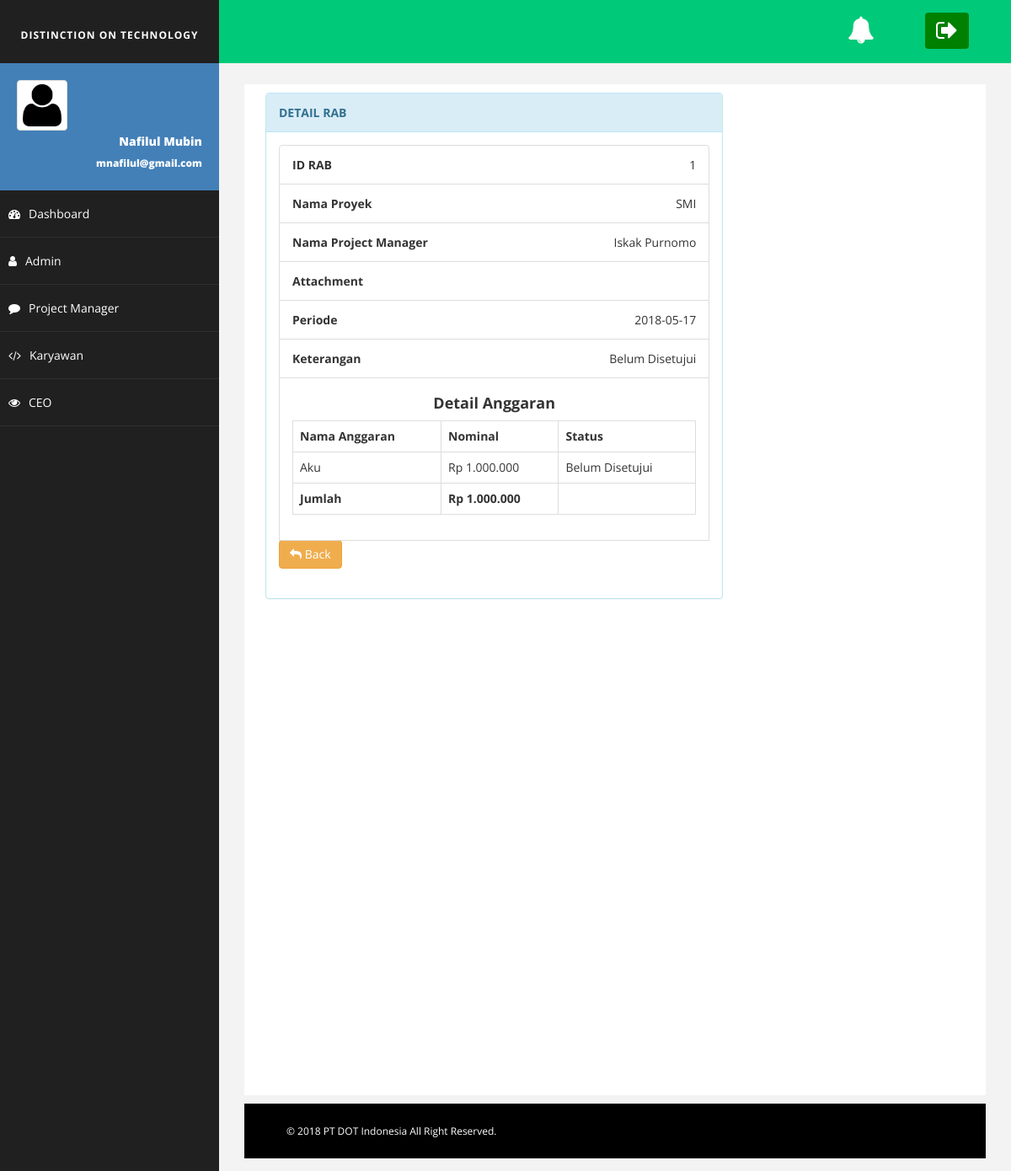
The page /?page=rab_detail&id=1 on the database its author committed.
### tables this page shows
CREATE TABLE `rab` (
  `id_rab` int(20) NOT NULL,
  `id_proyek` varchar(5) NOT NULL,
  `id_karyawan` varchar(20) NOT NULL,
  `attachment` varchar(250) NOT NULL,
  `jumlah_pengajuan` int(20) NOT NULL,
  `jumlah_disetujui` int(20) NOT NULL,
  `periode` date NOT NULL,
  `keterangan` varchar(50) NOT NULL
);

CREATE TABLE `proyek` (
  `id_proyek` varchar(5) NOT NULL,
  `nama_proyek` varchar(50) NOT NULL,
  `id_karyawan` varchar(20) NOT NULL
);

CREATE TABLE `karyawan` (
  `id_karyawan` varchar(20) NOT NULL,
  `nama_karyawan` varchar(50) NOT NULL,
  `tempat_lahir` varchar(20) NOT NULL,
  `tanggal_lahir` date NOT NULL,
  `jenis_kelamin` enum('Laki-laki','Perempuan') NOT NULL,
  `no_hp` varchar(20) NOT NULL,
  `alamat` varchar(100) NOT NULL,
  `email` varchar(50) NOT NULL,
  `id_jabatan` varchar(20) NOT NULL,
  `id_tunjangan` varchar(20) NOT NULL,
  `pendidikan` varchar(20) NOT NULL,
  `tanggal_mulai_kerja` date NOT NULL,
  `status_menikah` enum('Menikah','Belum Menikah') NOT NULL,
  `username` varchar(20) NOT NULL,
  `password` varchar(255) NOT NULL,
  `id_role` varchar(20) NOT NULL,
  `created_at` datetime NOT NULL
);

CREATE TABLE `rab_detail` (
  `id_det` int(20) NOT NULL,
  `id_rab` int(20) NOT NULL,
  `nama_anggaran` varchar(50) NOT NULL,
  `nominal` int(20) NOT NULL,
  `status` varchar(25) NOT NULL,
  `catatan` text,
  `keterangan` varchar(25) DEFAULT NULL
);

### index.php (called while the page is built, shortened)
<?php
include 'header.php';
include 'content.php';
include 'footer.php';
?>

### View/rab_detail.php (the view, shortened to what this page needs)
<?php
$id_rab = $_GET['id'];
$result = mysqli_query($koneksi, "SELECT rab.*, proyek.nama_proyek, karyawan.nama_karyawan FROM rab join proyek on proyek.id_proyek=rab.id_proyek join karyawan on karyawan.id_karyawan=rab.id_karyawan  WHERE id_rab = '$id_rab' ");
$detail_angg = mysqli_query($koneksi, "SELECT nama_anggaran, nominal, status FROM rab_detail WHERE id_rab = '$id_rab'");
$data = mysqli_fetch_array($result);
$jml = 0;
?>
<div class="col-md-8 col-sm-8 col-xs-12">
    <div class="panel panel-info">
        <div class="panel-heading">
           <b>DETAIL RAB</b>
        </div>
    <div class="panel-body">
        <ul class="list-group list-group-unbordered">
            <li class="list-group-item">
                <b>ID  RAB </b> <span class="pull-right"><?php echo $data['id_rab']; ?></span>
            </li>
            <li class="list-group-item">
                <b>Nama Proyek</b> <span class="pull-right"><?php echo $data['nama_proyek']; ?></span>
            </li>
            <li class="list-group-item">
                <b>Nama Project Manager</b> <span class="pull-right"><?php echo $data['nama_karyawan']; ?></span>
            </li>
             <li class="list-group-item">
                <b>Attachment</b>
            </li>
            <li class="list-group-item">
                <b>Periode</b> <span class="pull-right"><?php echo $data['periode']; ?></span>
            </li>
            <li class="list-group-item">
                <b>Keterangan</b> <?php if($data['keterangan']=="Disetujui"){
                                                echo "<span class='pull-right' >Disetujui</span>";
                                            }else{
                                                 echo "<span class='pull-right'>Belum Disetujui</span>";
                                            } ?>
            </li>
            <li class="list-group-item">
                <center><h4><b>Detail Anggaran</b></h4></center>
                    <div class="table-responsive">
                        <table class="table table-bordered" id="dynamic_field">
                            <tr>
                                <td><b>Nama Anggaran</b></td>
                                <td><b>Nominal</b></td>
                                <td><b>Status</b></td>
                            </tr>
                            <?php
                            while($data2 = mysqli_fetch_array($detail_angg)) {
                             ?>
                            <tr>
                                <td><?php echo $data2['nama_anggaran']; ?></td>
                                <td>Rp <?php echo rp($data2['nominal']); ?></td>
                                 <td>
                                <?php if($data2['status']=="Disetujui"){
                                                echo "<span>Disetujui</span>";
                                            }else if($data2['status']=="Tidak Disetujui"){
                                                echo "<span>Tidak Disetujui</span>";
                                            }else{
                                                 echo "<span>Belum Disetujui</span>";
                                            } ?></td>
                            </tr>
                            <?php
                            $jml += $data2['nominal'];
                            } ?>
                            <tr>
                                <td><b>Jumlah</b></td>
                                <td><b>Rp <?php echo rp($jml); ?></b></td>
                                <td></td>
                            </tr>
                        </table>
            </li>
            <a onclick="window.history.back();return false;" class="btn btn-warning"><i class="fa fa-reply"></i> Back</a>
        </ul>
    </div>
	</div>
</div>
<?php
function rp($angka){
    $angka = number_format($angka); $angka = str_replace(',', '.', $angka);
    $angka ="$angka";
    return $angka;
} ?>

### assets/css/images.css (style rules this page uses)
body { font-family: 'open sans'; overflow-x: hidden; }

### assets/css/barang.css (style rules this page uses)
body { background: #f1f1f1; }

### assets/css/basic.css (style rules this page uses)
body { font-family: 'Open Sans', sans-serif; line-height:25px; }

### rows shown on the page
rab: id_rab "1", id_proyek.nama_proyek "SMI", id_karyawan.nama_karyawan "Iskak Purnomo", periode "2018-05-17"
rab_detail: nama_anggaran "Aku", nominal "1.000.000", status "Belum Disetujui"

### other values the page prints
rp($jml) "1.000.000"
